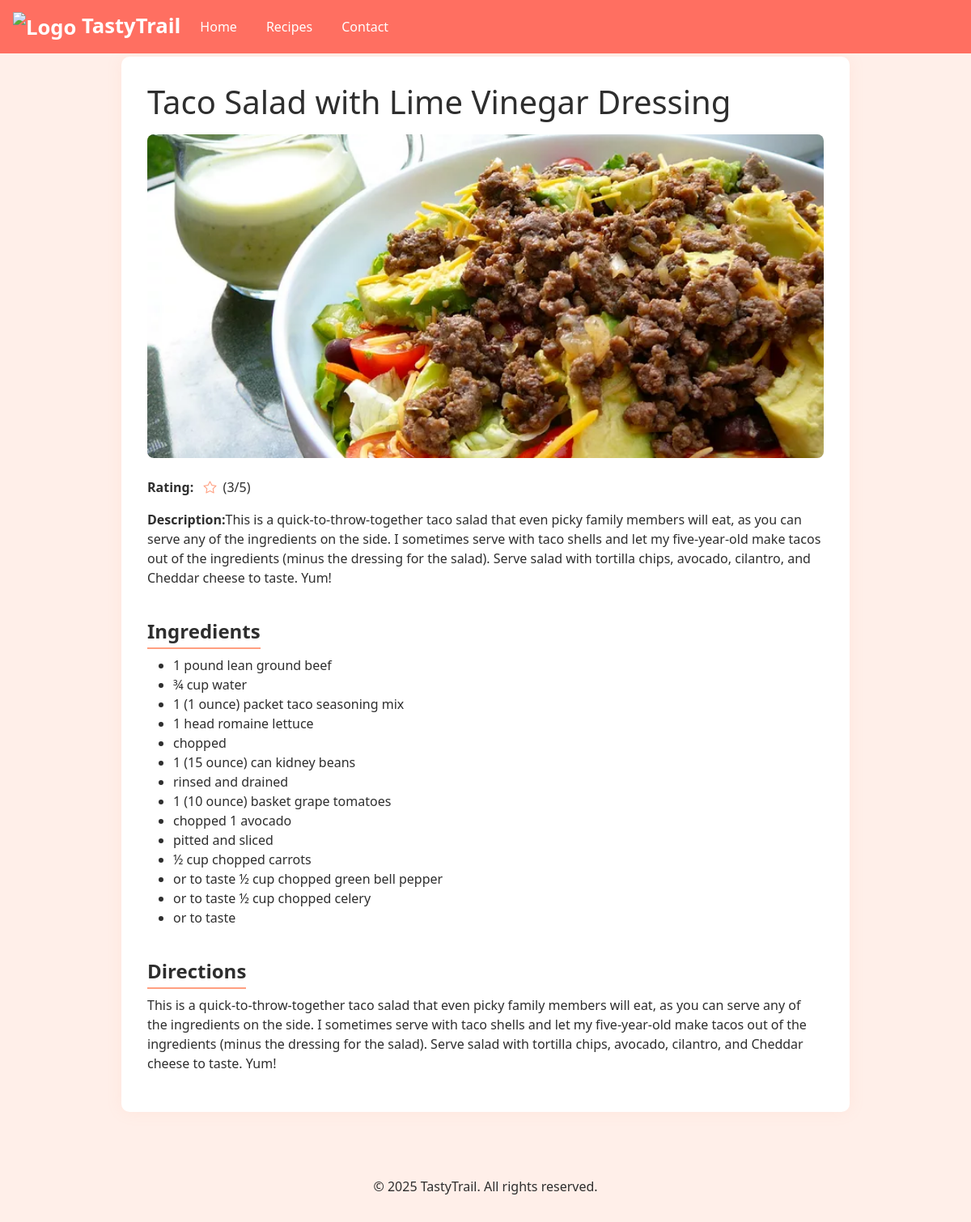
The app's page /recipeview/1 with its own data.
### recipes/models.py (models this page shows)
class RecipesList(models.Model):
    recipe_name = models.CharField(max_length=200,null=False,blank=False)
    recipe_dec = models.CharField(max_length=500,null=False,blank=False)
    recipe_rating = models.IntegerField(null=False,blank=False)
    recipe_directions = models.CharField(max_length=500,null=False,blank=False)
    recipe_ingredients = models.CharField(max_length=500,null=False,blank=False,help_text="Enter a value split by ' , ' ex: <b> nutritional yeast , soya sauce </b> ")
    recipe_img = models.ImageField(upload_to="RecipeImages",blank=True,null=True)
    def __str__(self):
        return self.recipe_name

### recipes/views.py (the view)
# urls.py: path('recipeview/<id>',recipe_view),
def recipe_view(request,id):
    recipes_data = RecipesList.objects.get(id=id)
    ingredients = recipes_data.recipe_ingredients.split(",")
    print(recipes_data)
    print(ingredients)
    return render(request,"recipeView.html",context={"recipes_data":recipes_data,"ingredients":ingredients})

### recipes/templates/recipeView.html (shortened to what this page needs)
<!DOCTYPE html>
<html lang="en">
<head>
  <link href="https://cdn.jsdelivr.net/npm/bootstrap@5.3.3/dist/css/bootstrap.min.css" rel="stylesheet">
  <link href="https://cdn.jsdelivr.net/npm/bootstrap-icons@1.10.5/font/bootstrap-icons.css" rel="stylesheet">
  <link rel="stylesheet" href="/static/recipeview.css">
</head>
<body>
<nav class="navbar navbar-expand-lg navbar-custom fixed-top px-3">
  <a class="navbar-brand" href="#">
    <img src="https://img.icons8.com/ios-filled/40/ffffff/cooking-book.png" alt="Logo" width="36" height="36">
    TastyTrail
  </a>
  <div class="collapse navbar-collapse justify-content-between" id="navbarNav">
    <ul class="navbar-nav">
      <li class="nav-item"><a class="nav-link" href="/">Home</a></li>
      <li class="nav-item"><a class="nav-link" href="/recipelist/">Recipes</a></li>
      <li class="nav-item"><a class="nav-link" href="/contact/">Contact</a></li>
    </ul>
  </div>
</nav>
<div class="recipe-container">
  <h1 class="mb-3">{{recipes_data.recipe_name}}</h1>
  <img src="/media/{{recipes_data.recipe_img }}" alt="Spaghetti Carbonara" class="recipe-image mb-4">
  <div class="rating mb-3">
    <strong>Rating:</strong>
    <span class="ms-2">
      <i class="bi bi-star"></i>
      <span class="ms-1">({{recipes_data.recipe_rating}}/5)</span>
    </span>
  </div>
  <p><strong>Description:</strong>{{recipes_data.recipe_dec }}</p>
  <h4 class="section-title">Ingredients</h4>
  <ul>
    {% for ing in ingredients %}
    <li>{{ing}}</li>
    {% endfor %}
  </ul>
  <h4 class="section-title">Directions</h4>
    <p>{{recipes_data.recipe_directions}}</p>
</div>
<footer>
  <p>&copy; 2025 TastyTrail. All rights reserved.</p>
</footer>
</body>
</html>

### static/recipeview.css (style rules this page uses)
body { padding-top: 70px; background-color: #FFEFE9; color: #2E2E2E; }
.recipe-container { max-width: 900px; margin: 0 auto; padding: 2rem; background: #fff; border-radius: 10px; box-shadow: 0 0 20px rgba(255, 159, 128, 0.1); }
.recipe-image { width: 100%; max-height: 400px; object-fit: cover; border-radius: 8px; }
.rating i { color: #FF9F80; }
.section-title { margin-top: 1.5rem; font-weight: bold; border-bottom: 2px solid #FF9F80; display: inline-block; padding-bottom: 5px; }
footer { text-align: center; margin-top: 4rem; padding: 1rem 0; background-color: #FFEFE9; color: #2E2E2E; }
.navbar-custom { background-color: #FF6F61; }
.navbar-brand { font-weight: bold; font-size: 1.6rem; color: #ffffff !important; }
.navbar-nav .nav-link { color: #ffffff !important; margin-right: 20px; font-weight: 500; }

### records on screen
RecipesList: recipe_name "Taco Salad with Lime Vinegar Dressing", recipe_img (picture), recipe_rating "3", recipe_dec "This is a quick-to-throw-together taco salad that even picky family members will eat, as you can serve any of the ingredients on the side. I sometimes serve with taco shells and let my five-year-old make tacos out of the ingredients (minus the dressing for the salad). Serve salad with tortilla chips, avocado, cilantro, and Cheddar cheese to taste. Yum!", recipe_directions "This is a quick-to-throw-together taco salad that even picky family members will eat, as you can serve any of the ingredients on the side. I sometimes serve with taco shells and let my five-year-old make tacos out of the ingredients (minus the dressing for the salad). Serve salad with tortilla chips, avocado, cilantro, and Cheddar cheese to taste. Yum!"

### other values on screen
{{ ing }} "1 pound lean ground beef" "¾ cup water" "1 (1 ounce) packet taco seasoning mix" "1 head romaine lettuce" "chopped" "1 (15 ounce) can kidney beans" "rinsed and drained" "1 (10 ounce) basket grape tomatoes" "chopped 1 avocado" "pitted and sliced" "½ cup chopped carrots" "or to taste ½ cup chopped green bell pepper" "or to taste ½ cup chopped celery" "or to taste"
